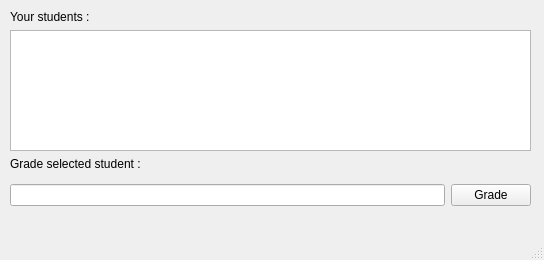
<?xml version="1.0" encoding="UTF-8"?>
<ui version="4.0">
 <class>MainWindow</class>
 <widget class="QMainWindow" name="MainWindow">
  <property name="geometry">
   <rect>
    <x>0</x>
    <y>0</y>
    <width>544</width>
    <height>260</height>
   </rect>
  </property>
  <property name="windowTitle">
   <string>Teacher</string>
  </property>
  <widget class="QWidget" name="centralwidget">
   <widget class="QWidget" name="verticalLayoutWidget">
    <property name="geometry">
     <rect>
      <x>10</x>
      <y>10</y>
      <width>521</width>
      <height>161</height>
     </rect>
    </property>
    <layout class="QVBoxLayout" name="verticalLayout">
     <item>
      <widget class="QLabel" name="label">
       <property name="text">
        <string>Your students :</string>
       </property>
      </widget>
     </item>
     <item>
      <widget class="QListWidget" name="listWidget"/>
     </item>
     <item>
      <widget class="QLabel" name="label_2">
       <property name="text">
        <string>Grade selected student :</string>
       </property>
      </widget>
     </item>
    </layout>
   </widget>
   <widget class="QWidget" name="horizontalLayoutWidget">
    <property name="geometry">
     <rect>
      <x>10</x>
      <y>180</y>
      <width>521</width>
      <height>31</height>
     </rect>
    </property>
    <layout class="QHBoxLayout" name="horizontalLayout">
     <item>
      <widget class="QLineEdit" name="lineEdit"/>
     </item>
     <item>
      <widget class="QPushButton" name="pushButton">
       <property name="text">
        <string>Grade</string>
       </property>
      </widget>
     </item>
    </layout>
   </widget>
  </widget>
  <widget class="QMenuBar" name="menubar">
   <property name="geometry">
    <rect>
     <x>0</x>
     <y>0</y>
     <width>544</width>
     <height>25</height>
    </rect>
   </property>
  </widget>
  <widget class="QStatusBar" name="statusbar"/>
 </widget>
 <resources/>
 <connections/>
</ui>
